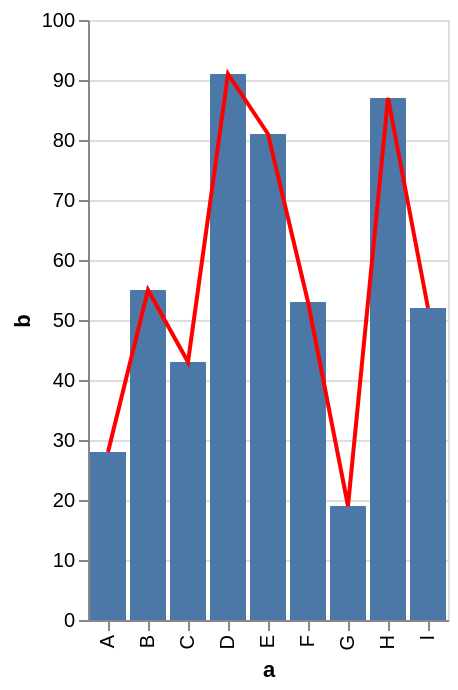

The Vega-Lite source for this figure:
### Vega-Lite specification from a JSON file in a GitHub repository (floating-point values rounded to 4 significant figures)
{"data": {"values": [{"a": "A", "b": 28}, {"a": "B", "b": 55}, {"a": "C", "b": 43}, {"a": "D", "b": 91}, {"a": "E", "b": 81}, {"a": "F", "b": 53}, {"a": "G", "b": 19}, {"a": "H", "b": 87}, {"a": "I", "b": 52}]}, "layer": [{"mark": "bar", "encoding": {"x": {"field": "a", "type": "nominal"}, "y": {"field": "b", "type": "quantitative"}}}, {"mark": "line", "encoding": {"x": {"field": "a", "type": "nominal"}, "y": {"field": "b", "type": "quantitative"}, "color": {"value": "red"}}}]}
